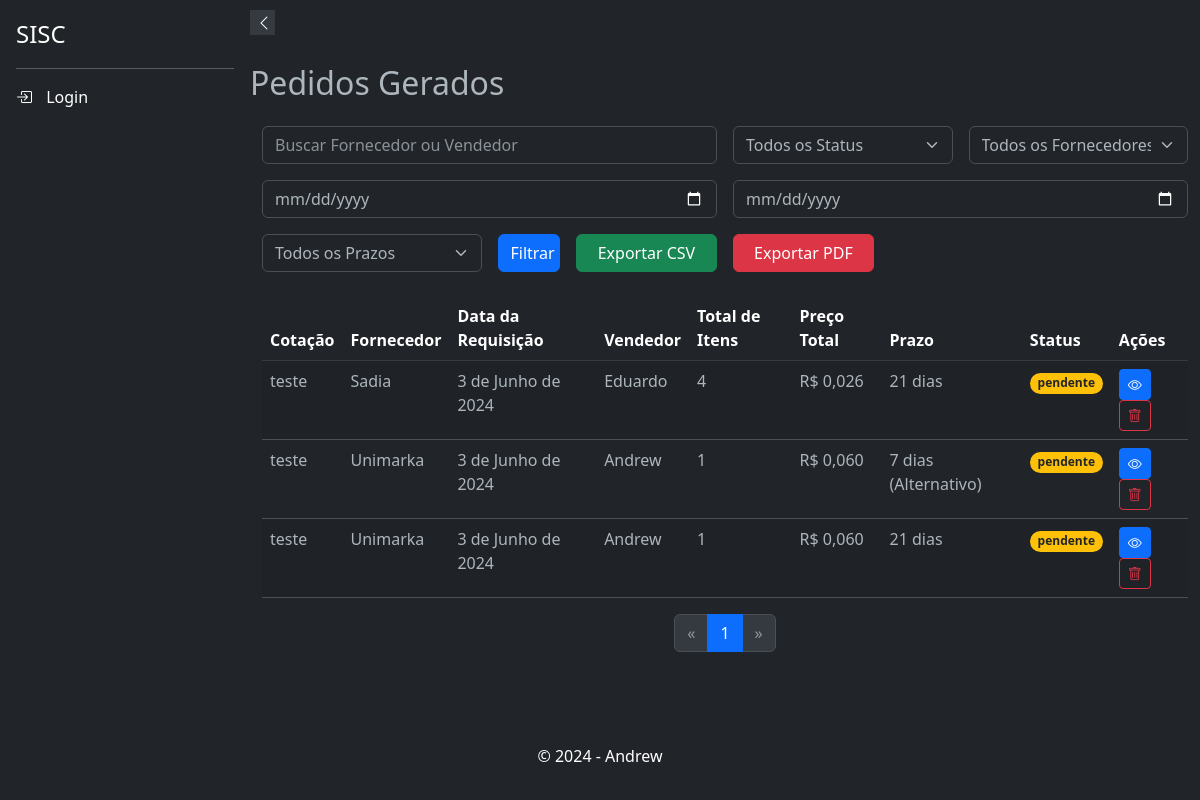
Page /respostas/pedidos/ on the earlier database version.
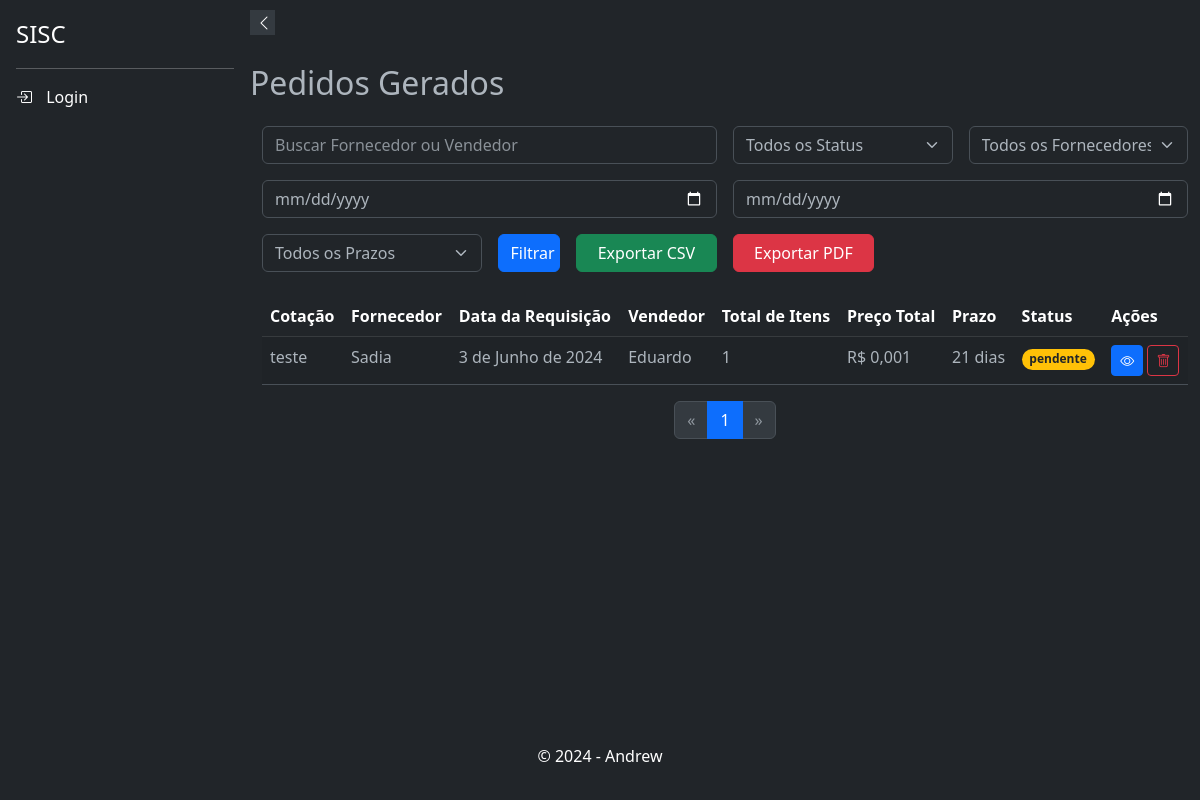
Same page on the later database version.
### respostas/models.py (models this page shows, shortened)
class PedidoAgrupado(models.Model):
    fornecedor = models.ForeignKey(Supplier, on_delete=models.CASCADE, verbose_name="Fornecedor")
    cotacao = models.ForeignKey(Cotacao, on_delete=models.CASCADE)
    data_requisicao = models.DateField(verbose_name="Data da Requisição")
    status = models.CharField(max_length=50, choices=[
        ('pendente', 'Pendente'),
        ('concluido', 'Concluído'),
        ('cancelado', 'Cancelado'),
    ], default='pendente', verbose_name="Status do Pedido")
    usuario_criador = models.ForeignKey(settings.AUTH_USER_MODEL, on_delete=models.SET_NULL, null=True)
    @property
    def total_itens(self):
        return self.pedidos.count()
    @property
    def preco_total(self):
        return sum(item.preco * item.quantidade for item in self.pedidos.all())

class Pedido(models.Model):
    produto = models.ForeignKey(Product, on_delete=models.CASCADE, verbose_name="Produto")
    quantidade = models.DecimalField(max_digits=10, decimal_places=3, verbose_name="Quantidade")
    tipo_volume = models.CharField(max_length=50, choices=Product.UNIDADE_CHOICES, verbose_name="Tipo de Volume")
    preco = models.DecimalField(max_digits=10, decimal_places=3, verbose_name="Preço")
    prazo_alternativo_selecionado = models.BooleanField(default=False, verbose_name="Prazo Alternativo Selecionado")
    prazo_alternativo = models.PositiveIntegerField(null=True, blank=True, verbose_name="Prazo Alternativo")
    observacoes = models.TextField(blank=True, null=True, verbose_name="Observações")
    pedido_agrupado = models.ForeignKey(PedidoAgrupado, related_name='pedidos', on_delete=models.CASCADE, verbose_name="Pedido Agrupado", null=True, default=None)
    class Meta:
        verbose_name = "Pedido"
        verbose_name_plural = "Pedidos"

### cotacao/models.py (models this page shows, shortened)
class Cotacao(models.Model):
    uuid = models.UUIDField(default=uuid.uuid4, editable=False, unique=True)
    nome = models.CharField(max_length=200)
    departamento = models.ForeignKey(Departamento, on_delete=models.SET_NULL, null=True )
    usuario_criador = models.ForeignKey(settings.AUTH_USER_MODEL, on_delete=models.CASCADE, related_name='cotacoes_criadas', null=True, )
    data_abertura = models.DateField()
    data_fechamento = models.DateField()
    status = models.CharField(max_length=10, default='ativo', choices=[('ativo', 'Aberto'), ('inativo', 'Fechado')])
    prazo = models.IntegerField(
                                    choices=[(0, 'à vista'), (7, '7 dias'), (14, '14 dias'), (21, '21 dias'), (28, '28 dias')],
                                    default=21,
                                    help_text='Prazo para os produtos'
                                    )
    class Meta:
        verbose_name = _('Cotação')
        verbose_name_plural = _('Cotações')
        ordering = ['data_abertura']
        indexes = [
            models.Index(fields=['departamento']),
            models.Index(fields=['status']),
            models.Index(fields=['data_abertura']),
        ]

### suppliers/models.py (models this page shows, shortened)
class Supplier(models.Model):
    user = models.ForeignKey(settings.AUTH_USER_MODEL, on_delete=models.CASCADE, blank=True, null=True)
    name = models.CharField(max_length=255)
    email = models.EmailField(unique=True)
    phone_regex = RegexValidator(regex=r'^\+?\d{10,15}$', message="Número de telefone no formato: '+999999999'. Até 15 dígitos.", )
    phone = models.CharField(validators=[phone_regex], max_length=17, blank=True)
    company = models.CharField(max_length=255, null=True, blank=True)
    cnpj = models.CharField(max_length=18, unique=True, validators=[validate_cnpj], null=True, blank=True)
    active = models.BooleanField(default=True, verbose_name="Ativo")
    address_line_1 = models.CharField("Endereço", max_length=255, null=True, blank=True)
    address_line_2 = models.CharField("Complemento", max_length=255, null=True, blank=True)
    city = models.CharField("Cidade", max_length=100, null=True, blank=True)
    state = models.CharField("Estado", max_length=50, null=True, blank=True)
    zip_code = models.CharField("CEP", max_length=10, null=True, blank=True)
    minimum_order_value = models.DecimalField("Valor Mínimo para Pedido", max_digits=10, decimal_places=3, validators=[MinValueValidator(0)], null=True, blank=True)
    order_response_deadline = models.TimeField("Prazo de Resposta para Pedidos", null=True, blank=True)
    departments = models.ManyToManyField('products.Departamento', related_name='suppliers', blank=True)
    categories = models.ManyToManyField(Category, blank=True, verbose_name="Categorias")
    subcategories = models.ManyToManyField(Subcategory, blank=True, verbose_name="Subcategorias")
    brands = models.ManyToManyField(Brand,  blank=True, verbose_name="Marcas")
    created_at = models.DateTimeField(auto_now_add=False, default=datetime.datetime.now, null=True, blank=True)
    updated_at = models.DateTimeField(auto_now=True, verbose_name="Atualizado em")
    deleted = models.BooleanField(default=False)
    holiday_cover_name = models.CharField("Nome do Fornecedor de Férias", max_length=255, null=True, blank=True)
    holiday_cover_email = models.EmailField("Email do Fornecedor de Férias", null=True, blank=True)
    holiday_cover_phone = models.CharField("Telefone do Fornecedor de Férias", validators=[phone_regex], max_length=17, blank=True, null=True)
    observation = models.TextField("Observação", null=True, blank=True)
    delivery_days = models.CharField("Dias de Entrega", max_length=100, blank=True, null=True)
    quality_rating = models.IntegerField(default=0, blank=True, null=True)
    delivery_time_rating = models.IntegerField(default=0, blank=True, null=True)
    price_rating = models.IntegerField(default=0, blank=True, null=True)
    reliability_rating = models.IntegerField(default=0, blank=True, null=True)
    flexibility_rating = models.IntegerField(default=0, blank=True, null=True)
    partnership_rating = models.IntegerField(default=0, blank=True, null=True)
    comments = models.TextField("Comentários", max_length=100, blank=True, null=True)
    billing_deadline_choices = [
        ('1-2', '1 a 2 dias úteis'),
        ('3-5', '3 a 5 dias úteis'),
        ('6-10', '6 a 10 dias úteis'),
        ('11-15', '11 a 15 dias úteis'),
        ('15+', 'Mais de 15 dias úteis'),
        ('negotiable', 'A combinar')
    ]
    billing_deadline = models.CharField(max_length=20, choices=billing_deadline_choices, default='1-2', verbose_name="Prazo de Faturamento")
    specific_billing_deadline = models.CharField(max_length=50, blank=True, null=True, verbose_name="Prazo Específico de Faturamento")
    class Meta:
        ordering = ['name']

### respostas/views.py (the view, shortened to what this page needs)
# urls.py: path('pedidos/', ListarPedidosView.as_view(), name='listar_pedidos'),
class ListarPedidosView(ListView):
    model = PedidoAgrupado
    template_name = 'respostas/listar_pedidos.html'
    context_object_name = 'pedidos_agrupados'
    paginate_by = 10
    def get_queryset(self):
        queryset = super().get_queryset()
        query = self.request.GET.get('q')
        status = self.request.GET.get('status')
        fornecedor_id = self.request.GET.get('fornecedor')
        start_date = self.request.GET.get('start_date')
        end_date = self.request.GET.get('end_date')
        prazo = self.request.GET.get('prazo')
        if status:
            queryset = queryset.filter(status=status)
        if fornecedor_id:
            queryset = queryset.filter(fornecedor_id=fornecedor_id)
        if start_date and end_date:
            start_date = timezone.make_aware(datetime.strptime(start_date, '%Y-%m-%d'))
            end_date = timezone.make_aware(datetime.strptime(end_date, '%Y-%m-%d') + timedelta(days=1))
            queryset = queryset.filter(data_requisicao__range=(start_date, end_date))
        return queryset.distinct()
    def get_context_data(self, **kwargs):
        context = super().get_context_data(**kwargs)
        context['fornecedores'] = Supplier.objects.all()
        return context

### respostas/templates/respostas/listar_pedidos.html (shortened to what the changed rows need)
{% extends 'base.html' %}
{% block content %}
<h2 class="my-4">Pedidos Gerados</h2>
<div class="container">
    {% if pedidos_agrupados %}
    <table class="table table-striped">
        <thead class="table-dark">
            <tr>
                <th>Cotação</th>
                <th>Fornecedor</th>
                <th>Data da Requisição</th>
                <th>Vendedor</th>
                <th>Total de Itens</th>
                <th>Preço Total</th>
                <th>Prazo</th>
                <th>Status</th>
                <th>Ações</th>
            </tr>
        </thead>
        <tbody>
            {% for pedido_agrupado in pedidos_agrupados %}
            <tr>
                <td>{{ pedido_agrupado.cotacao.nome }}</td>
                <td>{{ pedido_agrupado.fornecedor.company }}</td>
                <td>{{ pedido_agrupado.data_requisicao }}</td>
                <td>{{ pedido_agrupado.fornecedor.name }}</td>
                <td>{{ pedido_agrupado.total_itens }}</td>
                <td>R$ {{ pedido_agrupado.preco_total|floatformat:3 }}</td>
                <td>
                    {% if pedido_agrupado.pedidos.first.prazo_alternativo_selecionado and pedido_agrupado.pedidos.first.prazo_alternativo %}
                      {{ pedido_agrupado.pedidos.first.prazo_alternativo }} dias (Alternativo)
                    {% else %}
                      {{ pedido_agrupado.cotacao.prazo }} dias
                    {% endif %}
                  </td>
                <td>
                    <span class="badge rounded-pill
                        {% if pedido_agrupado.status == 'pendente' %}bg-warning text-dark
                        {% elif pedido_agrupado.status == 'concluido' %}bg-success
                        {% elif pedido_agrupado.status == 'cancelado' %}bg-danger
                        {% endif %}
                    ">
                        {{ pedido_agrupado.status }}
                    </span>
                </td>
                <td>
                    <a href="{% url 'respostas:detalhes_pedido_agrupado' pedido_agrupado.pk %}" class="btn btn-primary btn-sm" data-bs-toggle="tooltip" data-bs-placement="top" title="Ver Detalhes"><i class="bi bi-eye"></i></a>
                    <a href="{% url 'respostas:deletar_pedido_agrupado' pedido_agrupado.pk %}" class="btn btn-outline-danger btn-sm" data-bs-toggle="tooltip" data-bs-placement="top" title="Deletar Pedido"><i class="bi bi-trash"></i></a>
                </td>
            </tr>
            {% endfor %}
        </tbody>
    </table>
    <nav aria-label="Page navigation">
        <ul class="pagination justify-content-center">
            {% for num in page_obj.paginator.page_range %}
                {% if page_obj.number == num %}
                    <li class="page-item active"><a class="page-link" href="#">{{ num }}</a></li>
                {% endif %}
            {% endfor %}
        </ul>
    </nav>
    {% else %}
    <div class="alert alert-info">Nenhum pedido encontrado.</div>
    {% endif %}
</div>
{% endblock %}

Differences in the rows shown:
removed PedidoAgrupado: cotacao.nome "teste", fornecedor.company "Sadia", data_requisicao "3 de Junho de 2024", fornecedor.name "Eduardo", total_itens "4", preco_total "0,026", cotacao.prazo "21", status "pendente"
removed PedidoAgrupado: cotacao.nome "teste", fornecedor.company "Unimarka", data_requisicao "3 de Junho de 2024", fornecedor.name "Andrew", total_itens "1", preco_total "0,060", pedidos.first.prazo_alternativo "7", status "pendente"
removed PedidoAgrupado: cotacao.nome "teste", fornecedor.company "Unimarka", data_requisicao "3 de Junho de 2024", fornecedor.name "Andrew", total_itens "1", preco_total "0,060", cotacao.prazo "21", status "pendente"
added PedidoAgrupado: cotacao.nome "teste", fornecedor.company "Sadia", data_requisicao "3 de Junho de 2024", fornecedor.name "Eduardo", total_itens "1", preco_total "0,001", cotacao.prazo "21", status "pendente"
